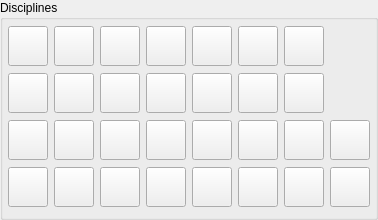
           <widget class="QGroupBox" name="CardgroupBoxDiscipline">
            <property name="minimumSize">
             <size>
              <width>0</width>
              <height>220</height>
             </size>
            </property>
            <property name="title">
             <string>Disciplines</string>
            </property>
            <layout class="QGridLayout" name="gridLayout">
             <property name="leftMargin">
              <number>5</number>
             </property>
             <property name="topMargin">
              <number>5</number>
             </property>
             <property name="rightMargin">
              <number>5</number>
             </property>
             <property name="bottomMargin">
              <number>5</number>
             </property>
             <item row="2" column="4">
              <widget class="DisciplineButton" name="qui">
               <property name="sizePolicy">
                <sizepolicy hsizetype="Fixed" vsizetype="Fixed">
                 <horstretch>0</horstretch>
                 <verstretch>0</verstretch>
                </sizepolicy>
               </property>
               <property name="minimumSize">
                <size>
                 <width>40</width>
                 <height>40</height>
                </size>
               </property>
               <property name="maximumSize">
                <size>
                 <width>40</width>
                 <height>40</height>
                </size>
               </property>
               <property name="text">
                <string/>
               </property>
              </widget>
             </item>
             <item row="3" column="1">
              <widget class="DisciplineButton" name="dom">
               <property name="sizePolicy">
                <sizepolicy hsizetype="Fixed" vsizetype="Fixed">
                 <horstretch>0</horstretch>
                 <verstretch>0</verstretch>
                </sizepolicy>
               </property>
               <property name="minimumSize">
                <size>
                 <width>40</width>
                 <height>40</height>
                </size>
               </property>
               <property name="maximumSize">
                <size>
                 <width>40</width>
                 <height>40</height>
                </size>
               </property>
               <property name="text">
                <string/>
               </property>
              </widget>
             </item>
             <item row="2" column="3">
              <widget class="DisciplineButton" name="obt">
               <property name="sizePolicy">
                <sizepolicy hsizetype="Fixed" vsizetype="Fixed">
                 <horstretch>0</horstretch>
                 <verstretch>0</verstretch>
                </sizepolicy>
               </property>
               <property name="minimumSize">
                <size>
                 <width>40</width>
                 <height>40</height>
                </size>
               </property>
               <property name="maximumSize">
                <size>
                 <width>40</width>
                 <height>40</height>
                </size>
               </property>
               <property name="text">
                <string/>
               </property>
              </widget>
             </item>
             <item row="2" column="0">
              <widget class="DisciplineButton" name="aus">
               <property name="sizePolicy">
                <sizepolicy hsizetype="Fixed" vsizetype="Fixed">
                 <horstretch>0</horstretch>
                 <verstretch>0</verstretch>
                </sizepolicy>
               </property>
               <property name="minimumSize">
                <size>
                 <width>40</width>
                 <height>40</height>
                </size>
               </property>
               <property name="maximumSize">
                <size>
                 <width>40</width>
                 <height>40</height>
                </size>
               </property>
               <property name="text">
                <string/>
               </property>
               <property name="flat">
                <bool>false</bool>
               </property>
              </widget>
             </item>
             <item row="3" column="3">
              <widget class="DisciplineButton" name="pot">
               <property name="sizePolicy">
                <sizepolicy hsizetype="Fixed" vsizetype="Fixed">
                 <horstretch>0</horstretch>
                 <verstretch>0</verstretch>
                </sizepolicy>
               </property>
               <property name="minimumSize">
                <size>
                 <width>40</width>
                 <height>40</height>
                </size>
               </property>
               <property name="maximumSize">
                <size>
                 <width>40</width>
                 <height>40</height>
                </size>
               </property>
               <property name="text">
                <string/>
               </property>
              </widget>
             </item>
             <item row="2" column="5">
              <widget class="DisciplineButton" name="tem">
               <property name="sizePolicy">
                <sizepolicy hsizetype="Fixed" vsizetype="Fixed">
                 <horstretch>0</horstretch>
                 <verstretch>0</verstretch>
                </sizepolicy>
               </property>
               <property name="minimumSize">
                <size>
                 <width>40</width>
                 <height>40</height>
                </size>
               </property>
               <property name="maximumSize">
                <size>
                 <width>40</width>
                 <height>40</height>
                </size>
               </property>
               <property name="text">
                <string/>
               </property>
              </widget>
             </item>
             <item row="3" column="2">
              <widget class="DisciplineButton" name="nec">
               <property name="sizePolicy">
                <sizepolicy hsizetype="Fixed" vsizetype="Fixed">
                 <horstretch>0</horstretch>
                 <verstretch>0</verstretch>
                </sizepolicy>
               </property>
               <property name="minimumSize">
                <size>
                 <width>40</width>
                 <height>40</height>
                </size>
               </property>
               <property name="maximumSize">
                <size>
                 <width>40</width>
                 <height>40</height>
                </size>
               </property>
               <property name="text">
                <string/>
               </property>
              </widget>
             </item>
             <item row="2" column="6">
              <widget class="DisciplineButton" name="vic">
               <property name="sizePolicy">
                <sizepolicy hsizetype="Fixed" vsizetype="Fixed">
                 <horstretch>0</horstretch>
                 <verstretch>0</verstretch>
                </sizepolicy>
               </property>
               <property name="minimumSize">
                <size>
                 <width>40</width>
                 <height>40</height>
                </size>
               </property>
               <property name="maximumSize">
                <size>
                 <width>40</width>
                 <height>40</height>
                </size>
               </property>
               <property name="text">
                <string/>
               </property>
              </widget>
             </item>
             <item row="3" column="0">
              <widget class="DisciplineButton" name="cel">
               <property name="sizePolicy">
                <sizepolicy hsizetype="Fixed" vsizetype="Fixed">
                 <horstretch>0</horstretch>
                 <verstretch>0</verstretch>
                </sizepolicy>
               </property>
               <property name="minimumSize">
                <size>
                 <width>40</width>
                 <height>40</height>
                </size>
               </property>
               <property name="maximumSize">
                <size>
                 <width>40</width>
                 <height>40</height>
                </size>
               </property>
               <property name="text">
                <string/>
               </property>
              </widget>
             </item>
             <item row="3" column="4">
              <widget class="DisciplineButton" name="san">
               <property name="sizePolicy">
                <sizepolicy hsizetype="Fixed" vsizetype="Fixed">
                 <horstretch>0</horstretch>
                 <verstretch>0</verstretch>
                </sizepolicy>
               </property>
               <property name="minimumSize">
                <size>
                 <width>40</width>
                 <height>40</height>
                </size>
               </property>
               <property name="maximumSize">
                <size>
                 <width>40</width>
                 <height>40</height>
                </size>
               </property>
               <property name="text">
                <string/>
               </property>
              </widget>
             </item>
             <item row="2" column="1">
              <widget class="DisciplineButton" name="dem">
               <property name="sizePolicy">
                <sizepolicy hsizetype="Fixed" vsizetype="Fixed">
                 <horstretch>0</horstretch>
                 <verstretch>0</verstretch>
                </sizepolicy>
               </property>
               <property name="minimumSize">
                <size>
                 <width>40</width>
                 <height>40</height>
                </size>
               </property>
               <property name="maximumSize">
                <size>
                 <width>40</width>
                 <height>40</height>
                </size>
               </property>
               <property name="text">
                <string/>
               </property>
              </widget>
             </item>
             <item row="2" column="2">
              <widget class="DisciplineButton" name="myt">
               <property name="sizePolicy">
                <sizepolicy hsizetype="Fixed" vsizetype="Fixed">
                 <horstretch>0</horstretch>
                 <verstretch>0</verstretch>
                </sizepolicy>
               </property>
               <property name="minimumSize">
                <size>
                 <width>40</width>
                 <height>40</height>
                </size>
               </property>
               <property name="maximumSize">
                <size>
                 <width>40</width>
                 <height>40</height>
                </size>
               </property>
               <property name="text">
                <string/>
               </property>
              </widget>
             </item>
             <item row="3" column="5">
              <widget class="DisciplineButton" name="tha">
               <property name="sizePolicy">
                <sizepolicy hsizetype="Fixed" vsizetype="Fixed">
                 <horstretch>0</horstretch>
                 <verstretch>0</verstretch>
                </sizepolicy>
               </property>
               <property name="minimumSize">
                <size>
                 <width>40</width>
                 <height>40</height>
                </size>
               </property>
               <property name="maximumSize">
                <size>
                 <width>40</width>
                 <height>40</height>
                </size>
               </property>
               <property name="text">
                <string/>
               </property>
              </widget>
             </item>
             <item row="3" column="6">
              <widget class="DisciplineButton" name="vis">
               <property name="sizePolicy">
                <sizepolicy hsizetype="Fixed" vsizetype="Fixed">
                 <horstretch>0</horstretch>
                 <verstretch>0</verstretch>
                </sizepolicy>
               </property>
               <property name="minimumSize">
                <size>
                 <width>40</width>
                 <height>40</height>
                </size>
               </property>
               <property name="maximumSize">
                <size>
                 <width>40</width>
                 <height>40</height>
                </size>
               </property>
               <property name="text">
                <string/>
               </property>
              </widget>
             </item>
             <item row="0" column="3">
              <widget class="DisciplineButton" name="obe">
               <property name="sizePolicy">
                <sizepolicy hsizetype="Fixed" vsizetype="Fixed">
                 <horstretch>0</horstretch>
                 <verstretch>0</verstretch>
                </sizepolicy>
               </property>
               <property name="minimumSize">
                <size>
                 <width>40</width>
                 <height>40</height>
                </size>
               </property>
               <property name="maximumSize">
                <size>
                 <width>40</width>
                 <height>40</height>
                </size>
               </property>
               <property name="text">
                <string/>
               </property>
              </widget>
             </item>
             <item row="0" column="2">
              <widget class="DisciplineButton" name="for_2">
               <property name="sizePolicy">
                <sizepolicy hsizetype="Fixed" vsizetype="Fixed">
                 <horstretch>0</horstretch>
                 <verstretch>0</verstretch>
                </sizepolicy>
               </property>
               <property name="minimumSize">
                <size>
                 <width>40</width>
                 <height>40</height>
                </size>
               </property>
               <property name="maximumSize">
                <size>
                 <width>40</width>
                 <height>40</height>
                </size>
               </property>
               <property name="text">
                <string/>
               </property>
              </widget>
             </item>
             <item row="1" column="1">
              <widget class="DisciplineButton" name="dai">
               <property name="sizePolicy">
                <sizepolicy hsizetype="Fixed" vsizetype="Fixed">
                 <horstretch>0</horstretch>
                 <verstretch>0</verstretch>
                </sizepolicy>
               </property>
               <property name="minimumSize">
                <size>
                 <width>40</width>
                 <height>40</height>
                </size>
               </property>
               <property name="maximumSize">
                <size>
                 <width>40</width>
                 <height>40</height>
                </size>
               </property>
               <property name="text">
                <string/>
               </property>
              </widget>
             </item>
             <item row="0" column="0">
              <widget class="DisciplineButton" name="abo">
               <property name="sizePolicy">
                <sizepolicy hsizetype="Fixed" vsizetype="Fixed">
                 <horstretch>0</horstretch>
                 <verstretch>0</verstretch>
                </sizepolicy>
               </property>
               <property name="minimumSize">
                <size>
                 <width>40</width>
                 <height>40</height>
                </size>
               </property>
               <property name="maximumSize">
                <size>
                 <width>40</width>
                 <height>40</height>
                </size>
               </property>
               <property name="text">
                <string/>
               </property>
              </widget>
             </item>
             <item row="0" column="5">
              <widget class="DisciplineButton" name="ser">
               <property name="sizePolicy">
                <sizepolicy hsizetype="Fixed" vsizetype="Fixed">
                 <horstretch>0</horstretch>
                 <verstretch>0</verstretch>
                </sizepolicy>
               </property>
               <property name="minimumSize">
                <size>
                 <width>40</width>
                 <height>40</height>
                </size>
               </property>
               <property name="maximumSize">
                <size>
                 <width>40</width>
                 <height>40</height>
                </size>
               </property>
               <property name="text">
                <string/>
               </property>
              </widget>
             </item>
             <item row="0" column="1">
              <widget class="DisciplineButton" name="chi">
               <property name="sizePolicy">
                <sizepolicy hsizetype="Fixed" vsizetype="Fixed">
                 <horstretch>0</horstretch>
                 <verstretch>0</verstretch>
                </sizepolicy>
               </property>
               <property name="minimumSize">
                <size>
                 <width>40</width>
                 <height>40</height>
                </size>
               </property>
               <property name="maximumSize">
                <size>
                 <width>40</width>
                 <height>40</height>
                </size>
               </property>
               <property name="text">
                <string/>
               </property>
              </widget>
             </item>
             <item row="0" column="4">
              <widget class="DisciplineButton" name="pre">
               <property name="sizePolicy">
                <sizepolicy hsizetype="Fixed" vsizetype="Fixed">
                 <horstretch>0</horstretch>
                 <verstretch>0</verstretch>
                </sizepolicy>
               </property>
               <property name="minimumSize">
                <size>
                 <width>40</width>
                 <height>40</height>
                </size>
               </property>
               <property name="maximumSize">
                <size>
                 <width>40</width>
                 <height>40</height>
                </size>
               </property>
               <property name="text">
                <string/>
               </property>
              </widget>
             </item>
             <item row="1" column="0">
              <widget class="DisciplineButton" name="ani">
               <property name="sizePolicy">
                <sizepolicy hsizetype="Fixed" vsizetype="Fixed">
                 <horstretch>0</horstretch>
                 <verstretch>0</verstretch>
                </sizepolicy>
               </property>
               <property name="minimumSize">
                <size>
                 <width>40</width>
                 <height>40</height>
                </size>
               </property>
               <property name="maximumSize">
                <size>
                 <width>40</width>
                 <height>40</height>
                </size>
               </property>
               <property name="text">
                <string/>
               </property>
               <property name="checkable">
                <bool>false</bool>
               </property>
               <property name="flat">
                <bool>false</bool>
               </property>
              </widget>
             </item>
             <item row="1" column="3">
              <widget class="DisciplineButton" name="obf">
               <property name="sizePolicy">
                <sizepolicy hsizetype="Fixed" vsizetype="Fixed">
                 <horstretch>0</horstretch>
                 <verstretch>0</verstretch>
                </sizepolicy>
               </property>
               <property name="minimumSize">
                <size>
                 <width>40</width>
                 <height>40</height>
                </size>
               </property>
               <property name="maximumSize">
                <size>
                 <width>40</width>
                 <height>40</height>
                </size>
               </property>
               <property name="text">
                <string/>
               </property>
              </widget>
             </item>
             <item row="1" column="6">
              <widget class="DisciplineButton" name="val">
               <property name="sizePolicy">
                <sizepolicy hsizetype="Fixed" vsizetype="Fixed">
                 <horstretch>0</horstretch>
                 <verstretch>0</verstretch>
                </sizepolicy>
               </property>
               <property name="minimumSize">
                <size>
                 <width>40</width>
                 <height>40</height>
                </size>
               </property>
               <property name="maximumSize">
                <size>
                 <width>40</width>
                 <height>40</height>
                </size>
               </property>
               <property name="text">
                <string/>
               </property>
              </widget>
             </item>
             <item row="3" column="7">
              <widget class="DisciplineButton" name="stri">
               <property name="sizePolicy">
                <sizepolicy hsizetype="Fixed" vsizetype="Fixed">
                 <horstretch>0</horstretch>
                 <verstretch>0</verstretch>
                </sizepolicy>
               </property>
               <property name="minimumSize">
                <size>
                 <width>40</width>
                 <height>40</height>
                </size>
               </property>
               <property name="maximumSize">
                <size>
                 <width>40</width>
                 <height>40</height>
                </size>
               </property>
               <property name="text">
                <string/>
               </property>
              </widget>
             </item>
             <item row="1" column="4">
              <widget class="DisciplineButton" name="pro">
               <property name="sizePolicy">
                <sizepolicy hsizetype="Fixed" vsizetype="Fixed">
                 <horstretch>0</horstretch>
                 <verstretch>0</verstretch>
                </sizepolicy>
               </property>
               <property name="minimumSize">
                <size>
                 <width>40</width>
                 <height>40</height>
                </size>
               </property>
               <property name="maximumSize">
                <size>
                 <width>40</width>
                 <height>40</height>
                </size>
               </property>
               <property name="text">
                <string/>
               </property>
              </widget>
             </item>
             <item row="1" column="5">
              <widget class="DisciplineButton" name="spi">
               <property name="sizePolicy">
                <sizepolicy hsizetype="Fixed" vsizetype="Fixed">
                 <horstretch>0</horstretch>
                 <verstretch>0</verstretch>
                </sizepolicy>
               </property>
               <property name="minimumSize">
                <size>
                 <width>40</width>
                 <height>40</height>
                </size>
               </property>
               <property name="maximumSize">
                <size>
                 <width>40</width>
                 <height>40</height>
                </size>
               </property>
               <property name="text">
                <string/>
               </property>
              </widget>
             </item>
             <item row="0" column="6">
              <widget class="DisciplineButton" name="thn">
               <property name="sizePolicy">
                <sizepolicy hsizetype="Fixed" vsizetype="Fixed">
                 <horstretch>0</horstretch>
                 <verstretch>0</verstretch>
                </sizepolicy>
               </property>
               <property name="minimumSize">
                <size>
                 <width>40</width>
                 <height>40</height>
                </size>
               </property>
               <property name="maximumSize">
                <size>
                 <width>40</width>
                 <height>40</height>
                </size>
               </property>
               <property name="text">
                <string/>
               </property>
              </widget>
             </item>
             <item row="1" column="2">
              <widget class="DisciplineButton" name="mel">
               <property name="sizePolicy">
                <sizepolicy hsizetype="Fixed" vsizetype="Fixed">
                 <horstretch>0</horstretch>
                 <verstretch>0</verstretch>
                </sizepolicy>
               </property>
               <property name="minimumSize">
                <size>
                 <width>40</width>
                 <height>40</height>
                </size>
               </property>
               <property name="maximumSize">
                <size>
                 <width>40</width>
                 <height>40</height>
                </size>
               </property>
               <property name="text">
                <string/>
               </property>
              </widget>
             </item>
             <item row="2" column="7">
              <widget class="DisciplineButton" name="mal">
               <property name="sizePolicy">
                <sizepolicy hsizetype="Fixed" vsizetype="Fixed">
                 <horstretch>0</horstretch>
                 <verstretch>0</verstretch>
                </sizepolicy>
               </property>
               <property name="minimumSize">
                <size>
                 <width>40</width>
                 <height>40</height>
                </size>
               </property>
               <property name="maximumSize">
                <size>
                 <width>40</width>
                 <height>40</height>
                </size>
               </property>
               <property name="text">
                <string/>
               </property>
              </widget>
             </item>
            </layout>
           </widget>
